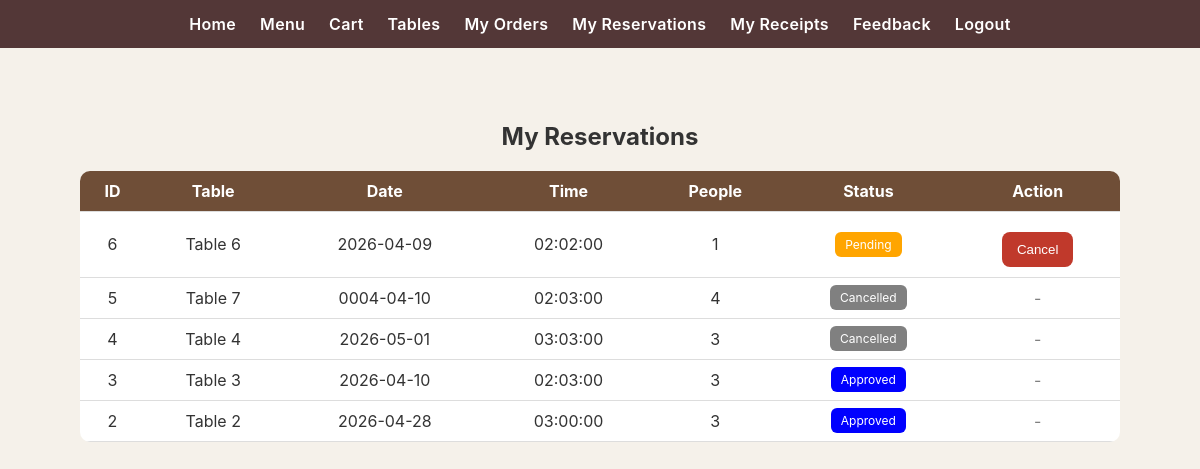
The page /user/my_reservations.php (signed in) on the database its author committed.
### tables this page shows
CREATE TABLE `reservations` (
  `id` int(11) NOT NULL AUTO_INCREMENT,
  `user_id` int(11) DEFAULT NULL,
  `table_id` int(11) DEFAULT NULL,
  `date` date DEFAULT NULL,
  `time` time DEFAULT NULL,
  `people` int(11) DEFAULT NULL,
  `amount` int(11) DEFAULT NULL,
  `status` varchar(20) DEFAULT NULL,
  `expire_time` datetime DEFAULT NULL,
  PRIMARY KEY (`id`)
);

CREATE TABLE `cafe_tables` (
  `id` int(11) NOT NULL AUTO_INCREMENT,
  `table_no` int(11) DEFAULT NULL,
  `status` enum('Available','Reserved','Pending') DEFAULT NULL,
  `capacity` int(11) DEFAULT '2',
  PRIMARY KEY (`id`)
);

### user/my_reservations.php (the view, shortened to what this page needs)
<?php
include 'navbar.php';
?>
<link rel="stylesheet" href="../style.css">
<div class="container">
<h2 align="center">My Reservations</h2>
<table class="table">
<tr>
    <th>ID</th>
    <th>Table</th>
    <th>Date</th>
    <th>Time</th>
    <th>People</th>
    <th>Status</th>
    <th>Action</th>
</tr>
<?php
$user = $_SESSION['user'];
$res = mysqli_query($conn,"
SELECT r.*, t.table_no
FROM reservations r
JOIN cafe_tables t ON r.table_id = t.id
WHERE r.user_id='$user'
ORDER BY r.id DESC
");
while($row = mysqli_fetch_assoc($res)){
?>
<tr>
<td><?php echo $row['id']; ?></td>
<td>Table <?php echo $row['table_no']; ?></td>
<td><?php echo $row['date']; ?></td>
<td><?php echo $row['time']; ?></td>
<td><?php echo $row['people']; ?></td>
<td>
<?php
if($row['status']=="Pending"){
    echo "<span class='badge b-pending'>Pending</span>";
}
elseif($row['status']=="Approved"){
    echo "<span class='badge b-approved'>Approved</span>";
}
elseif($row['status']=="Cancelled"){
    echo "<span class='badge b-cancelled'>Cancelled</span>";
}
?>
</td>
<td>
<?php if($row['status']=="Pending"){ ?>
    <form method="post" style="display:inline;">
        <button class="btn danger" name="cancel">Cancel</button>
    </form>
<?php } else { ?>
    <span style="color:gray;">-</span>
<?php } ?>
</td>
</tr>
<?php } ?>
</table>
</div>

### style.css (style rules this page uses)
* { box-sizing:border-box }
body { margin: 0; font-family: -apple-system, BlinkMacSystemFont, "Segoe UI", Arial, sans-serif; }
body { margin:0;background:#f5f1ea;color:#333 }
.container { width:92%;max-width:1100px;margin:24px auto }
.btn { display:inline-block;background:#6f4e37;color:#fff;border:none;border-radius:8px; padding:10px 14px;cursor:pointer;text-decoration:none }
.btn.danger { background:#c0392b }
.table { width:100%;border-collapse:collapse;background:#fff;border-radius:10px;overflow:hidden }
.table th,.table td { padding:10px;border-bottom:1px solid #eee;text-align:center }
.table th { background:#4b2e2e;color:#fff }
.badge { padding:4px 8px;border-radius:6px;color:#fff;font-size:12px }
.b-pending { background:#f39c12 }
.b-approved { background:#3498db }
.b-cancelled { background:#7f8c8d }
.btn { display: inline-block; margin-top: 10px; background: #6f4e37; color: white; padding: 10px 15px; border-radius: 8px; text-decoration: none; transition: 0.3s; }
.container { padding: 30px; }
.badge { padding: 5px 10px; border-radius: 6px; color: white; font-size: 12px; }
.b-pending { background: orange; }
.b-approved { background: blue; }
.b-cancelled { background: gray; }
.table { width: 100%; margin-top: 20px; border-collapse: collapse; }
.table th, .table td { padding: 10px; border-bottom: 1px solid #ddd; text-align: center; }
.table th { background: #6f4e37; color: white; }
.danger { background: #c0392b; }

### rows shown on the page
reservations: id "6", cafe_tables.table_no "6", date "2026-04-09", time "02:02:00", people "1", status "Pending"
reservations: id "5", cafe_tables.table_no "7", date "0004-04-10", time "02:03:00", people "4", status "Cancelled"
reservations: id "4", cafe_tables.table_no "4", date "2026-05-01", time "03:03:00", people "3", status "Cancelled"
reservations: id "3", cafe_tables.table_no "3", date "2026-04-10", time "02:03:00", people "3", status "Approved"
reservations: id "2", cafe_tables.table_no "2", date "2026-04-28", time "03:00:00", people "3", status "Approved"
